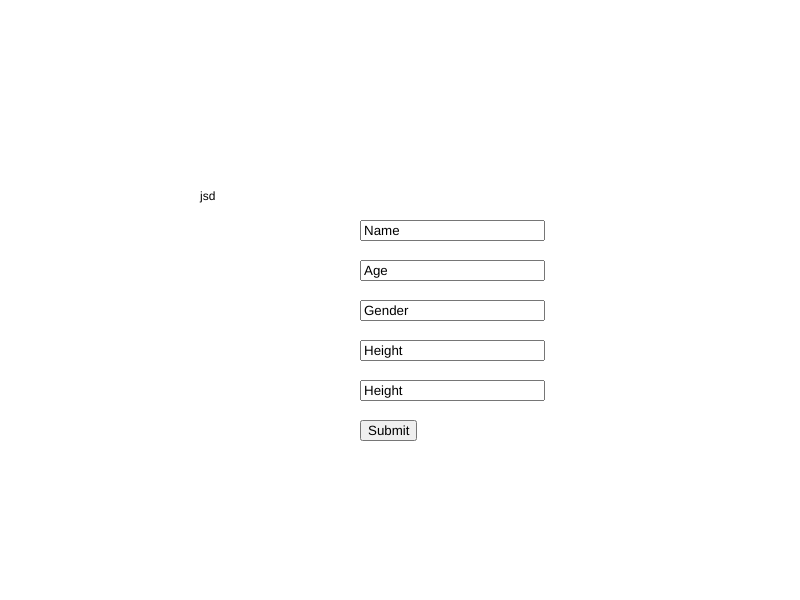
Frame 1 (no input)
Frame 60 (no input): identical to frame 1, image omitted
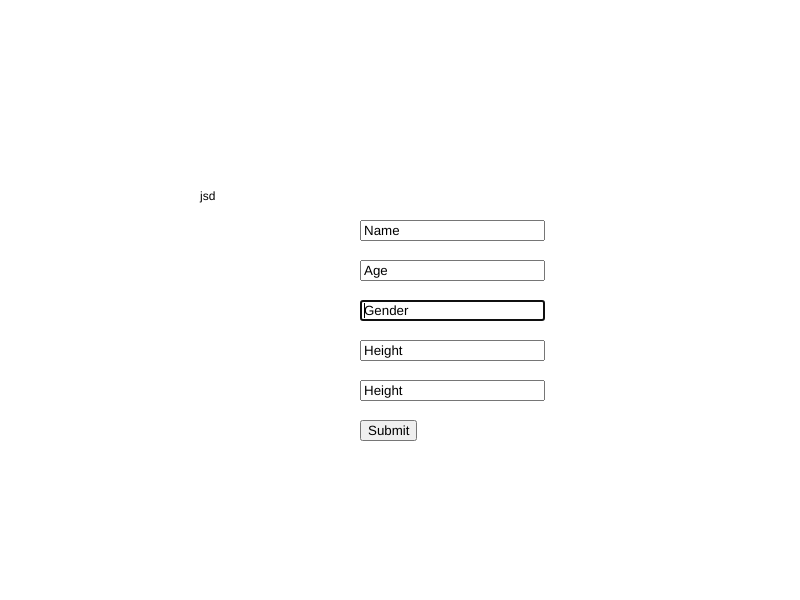
Frame 120 (the mouse pressed at the canvas centre since frame 60)

The p5.js sketch that drew these frames (run headless with seeded random() and noise() and a simulated clock; from frame 60 on, the mouse is pressed at the canvas centre):

// p5.js sketch
// ── sketch.js

function setup() {
    
    createCanvas(displayWidth, displayHeight);
     
   nameInput = createInput("Name");
   nameInput.position(displayWidth/2 - 40, displayHeight/2 - 80);

    ageInput = createInput("Age");
    ageInput.position(displayWidth/2 - 40, displayHeight/2 - 40);

    genderInput = createInput("Gender");
    genderInput.position(displayWidth/2 - 40, displayHeight/2);

    heightInput = createInput("Height");
    heightInput.position(displayWidth/2 - 40, displayHeight/2 + 40);

    weightInput = createInput("Height");
    weightInput.position(displayWidth/2 - 40, displayHeight/2 + 80);

    submitButton = createButton("Submit");
    submitButton.position(displayWidth/2 - 40, displayHeight/2 + 120);

    

    
}

function draw() {
background("white");
text("jsd",200,200)
   
}
